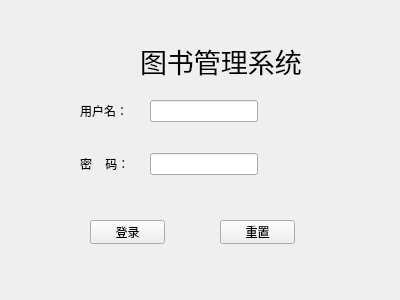
<?xml version="1.0" encoding="UTF-8"?>
<ui version="4.0">
 <class>Form</class>
 <widget class="QWidget" name="Form">
  <property name="geometry">
   <rect>
    <x>0</x>
    <y>0</y>
    <width>400</width>
    <height>300</height>
   </rect>
  </property>
  <property name="windowTitle">
   <string>登录界面</string>
  </property>
  <widget class="QWidget" name="formLayoutWidget">
   <property name="geometry">
    <rect>
     <x>70</x>
     <y>90</y>
     <width>251</width>
     <height>111</height>
    </rect>
   </property>
   <layout class="QFormLayout" name="formLayout">
    <property name="fieldGrowthPolicy">
     <enum>QFormLayout::FieldsStayAtSizeHint</enum>
    </property>
    <property name="horizontalSpacing">
     <number>20</number>
    </property>
    <property name="verticalSpacing">
     <number>31</number>
    </property>
    <property name="leftMargin">
     <number>10</number>
    </property>
    <property name="topMargin">
     <number>10</number>
    </property>
    <property name="rightMargin">
     <number>10</number>
    </property>
    <property name="bottomMargin">
     <number>10</number>
    </property>
    <item row="0" column="0">
     <widget class="QLabel" name="label_username">
      <property name="tabletTracking">
       <bool>false</bool>
      </property>
      <property name="text">
       <string>用户名：</string>
      </property>
     </widget>
    </item>
    <item row="0" column="1">
     <widget class="QLineEdit" name="lineEdit_username"/>
    </item>
    <item row="1" column="1">
     <widget class="QLineEdit" name="lineEdit_password">
      <property name="echoMode">
       <enum>QLineEdit::Password</enum>
      </property>
     </widget>
    </item>
    <item row="1" column="0">
     <widget class="QLabel" name="label_password">
      <property name="text">
       <string>密    码：</string>
      </property>
     </widget>
    </item>
   </layout>
  </widget>
  <widget class="QPushButton" name="pushButton_login">
   <property name="geometry">
    <rect>
     <x>90</x>
     <y>220</y>
     <width>75</width>
     <height>24</height>
    </rect>
   </property>
   <property name="text">
    <string>登录</string>
   </property>
   <property name="icon">
    <iconset>
     <normaloff>../images/login.png</normaloff>../images/login.png</iconset>
   </property>
   <property name="shortcut">
    <string>Return</string>
   </property>
  </widget>
  <widget class="QPushButton" name="pushButton_reset">
   <property name="geometry">
    <rect>
     <x>220</x>
     <y>220</y>
     <width>75</width>
     <height>24</height>
    </rect>
   </property>
   <property name="text">
    <string>重置</string>
   </property>
   <property name="icon">
    <iconset>
     <normaloff>../images/reset.png</normaloff>../images/reset.png</iconset>
   </property>
  </widget>
  <widget class="QLabel" name="label_title">
   <property name="geometry">
    <rect>
     <x>140</x>
     <y>40</y>
     <width>171</width>
     <height>41</height>
    </rect>
   </property>
   <property name="font">
    <font>
     <family>黑体</family>
     <pointsize>20</pointsize>
    </font>
   </property>
   <property name="text">
    <string>图书管理系统</string>
   </property>
  </widget>
  <widget class="QLabel" name="label">
   <property name="geometry">
    <rect>
     <x>70</x>
     <y>30</y>
     <width>71</width>
     <height>61</height>
    </rect>
   </property>
   <property name="text">
    <string/>
   </property>
   <property name="pixmap">
    <pixmap>../images/logo.png</pixmap>
   </property>
  </widget>
 </widget>
 <resources/>
 <connections/>
</ui>
